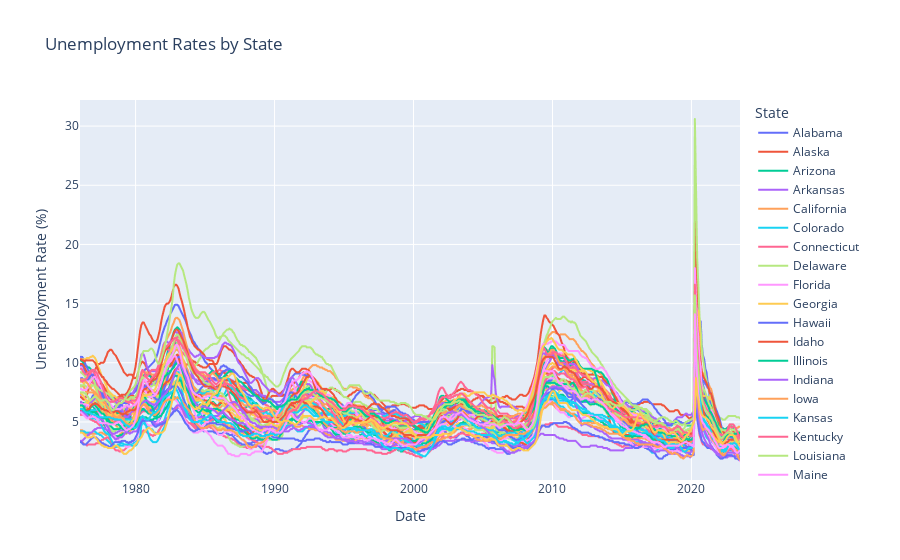

Write notebook code for a chart like this one.
### Code cell
fig = px.line(
    states_unemployment_df,
    labels={"index": "Date", "value": "Unemployment Rate (%)"},
    title="Unemployment Rates by State"
)

fig.update_layout(legend_title_text="State")

fig.show()

### Figure 1 — Plotly figure (JSON) as saved in the notebook; plotly's stock layout.template omitted (floating-point values rounded to 4 significant figures; data arrays with more than 128 entries replaced by an {"elided": "..."} marker saying what was removed)
{"data": [{"hovertemplate": "variable=Alabama<br>Date=%{x}<br>Unemployment Rate (%)=%{y}<extra></extra>", "legendgroup": "Alabama", "line": {"color": "#636efa", "dash": "solid"}, "marker": {"symbol": "circle"}, "mode": "lines", "name": "Alabama", "showlegend": true, "type": "scattergl", "x": {"elided": "571 str values"}, "xaxis": "x", "y": {"elided": "571 float values"}, "yaxis": "y"}, {"hovertemplate": "variable=Alaska<br>Date=%{x}<br>Unemployment Rate (%)=%{y}<extra></extra>", "legendgroup": "Alaska", "line": {"color": "#EF553B", "dash": "solid"}, "marker": {"symbol": "circle"}, "mode": "lines", "name": "Alaska", "showlegend": true, "type": "scattergl", "x": {"elided": "571 str values"}, "xaxis": "x", "y": {"elided": "571 float values"}, "yaxis": "y"}, {"hovertemplate": "variable=Arizona<br>Date=%{x}<br>Unemployment Rate (%)=%{y}<extra></extra>", "legendgroup": "Arizona", "line": {"color": "#00cc96", "dash": "solid"}, "marker": {"symbol": "circle"}, "mode": "lines", "name": "Arizona", "showlegend": true, "type": "scattergl", "x": {"elided": "571 str values"}, "xaxis": "x", "y": {"elided": "571 float values"}, "yaxis": "y"}, {"hovertemplate": "variable=Arkansas<br>Date=%{x}<br>Unemployment Rate (%)=%{y}<extra></extra>", "legendgroup": "Arkansas", "line": {"color": "#ab63fa", "dash": "solid"}, "marker": {"symbol": "circle"}, "mode": "lines", "name": "Arkansas", "showlegend": true, "type": "scattergl", "x": {"elided": "571 str values"}, "xaxis": "x", "y": {"elided": "571 float values"}, "yaxis": "y"}, {"hovertemplate": "variable=California<br>Date=%{x}<br>Unemployment Rate (%)=%{y}<extra></extra>", "legendgroup": "California", "line": {"color": "#FFA15A", "dash": "solid"}, "marker": {"symbol": "circle"}, "mode": "lines", "name": "California", "showlegend": true, "type": "scattergl", "x": {"elided": "571 str values"}, "xaxis": "x", "y": {"elided": "571 float values"}, "yaxis": "y"}, {"hovertemplate": "variable=Colorado<br>Date=%{x}<br>Unemployment Rate (%)=%{y}<extra></extra>", "legendgroup": "Colorado", "line": {"color": "#19d3f3", "dash": "solid"}, "marker": {"symbol": "circle"}, "mode": "lines", "name": "Colorado", "showlegend": true, "type": "scattergl", "x": {"elided": "571 str values"}, "xaxis": "x", "y": {"elided": "571 float values"}, "yaxis": "y"}, {"hovertemplate": "variable=Connecticut<br>Date=%{x}<br>Unemployment Rate (%)=%{y}<extra></extra>", "legendgroup": "Connecticut", "line": {"color": "#FF6692", "dash": "solid"}, "marker": {"symbol": "circle"}, "mode": "lines", "name": "Connecticut", "showlegend": true, "type": "scattergl", "x": {"elided": "571 str values"}, "xaxis": "x", "y": {"elided": "571 float values"}, "yaxis": "y"}, {"hovertemplate": "variable=Delaware<br>Date=%{x}<br>Unemployment Rate (%)=%{y}<extra></extra>", "legendgroup": "Delaware", "line": {"color": "#B6E880", "dash": "solid"}, "marker": {"symbol": "circle"}, "mode": "lines", "name": "Delaware", "showlegend": true, "type": "scattergl", "x": {"elided": "571 str values"}, "xaxis": "x", "y": {"elided": "571 float values"}, "yaxis": "y"}, {"hovertemplate": "variable=Florida<br>Date=%{x}<br>Unemployment Rate (%)=%{y}<extra></extra>", "legendgroup": "Florida", "line": {"color": "#FF97FF", "dash": "solid"}, "marker": {"symbol": "circle"}, "mode": "lines", "name": "Florida", "showlegend": true, "type": "scattergl", "x": {"elided": "571 str values"}, "xaxis": "x", "y": {"elided": "571 float values"}, "yaxis": "y"}, {"hovertemplate": "variable=Georgia<br>Date=%{x}<br>Unemployment Rate (%)=%{y}<extra></extra>", "legendgroup": "Georgia", "line": {"color": "#FECB52", "dash": "solid"}, "marker": {"symbol": "circle"}, "mode": "lines", "name": "Georgia", "showlegend": true, "type": "scattergl", "x": {"elided": "571 str values"}, "xaxis": "x", "y": {"elided": "571 float values"}, "yaxis": "y"}, {"hovertemplate": "variable=Hawaii<br>Date=%{x}<br>Unemployment Rate (%)=%{y}<extra></extra>", "legendgroup": "Hawaii", "line": {"color": "#636efa", "dash": "solid"}, "marker": {"symbol": "circle"}, "mode": "lines", "name": "Hawaii", "showlegend": true, "type": "scattergl", "x": {"elided": "571 str values"}, "xaxis": "x", "y": {"elided": "571 float values"}, "yaxis": "y"}, {"hovertemplate": "variable=Idaho<br>Date=%{x}<br>Unemployment Rate (%)=%{y}<extra></extra>", "legendgroup": "Idaho", "line": {"color": "#EF553B", "dash": "solid"}, "marker": {"symbol": "circle"}, "mode": "lines", "name": "Idaho", "showlegend": true, "type": "scattergl", "x": {"elided": "571 str values"}, "xaxis": "x", "y": {"elided": "571 float values"}, "yaxis": "y"}, {"hovertemplate": "variable=Illinois<br>Date=%{x}<br>Unemployment Rate (%)=%{y}<extra></extra>", "legendgroup": "Illinois", "line": {"color": "#00cc96", "dash": "solid"}, "marker": {"symbol": "circle"}, "mode": "lines", "name": "Illinois", "showlegend": true, "type": "scattergl", "x": {"elided": "571 str values"}, "xaxis": "x", "y": {"elided": "571 float values"}, "yaxis": "y"}, {"hovertemplate": "variable=Indiana<br>Date=%{x}<br>Unemployment Rate (%)=%{y}<extra></extra>", "legendgroup": "Indiana", "line": {"color": "#ab63fa", "dash": "solid"}, "marker": {"symbol": "circle"}, "mode": "lines", "name": "Indiana", "showlegend": true, "type": "scattergl", "x": {"elided": "571 str values"}, "xaxis": "x", "y": {"elided": "571 float values"}, "yaxis": "y"}, {"hovertemplate": "variable=Iowa<br>Date=%{x}<br>Unemployment Rate (%)=%{y}<extra></extra>", "legendgroup": "Iowa", "line": {"color": "#FFA15A", "dash": "solid"}, "marker": {"symbol": "circle"}, "mode": "lines", "name": "Iowa", "showlegend": true, "type": "scattergl", "x": {"elided": "571 str values"}, "xaxis": "x", "y": {"elided": "571 float values"}, "yaxis": "y"}, {"hovertemplate": "variable=Kansas<br>Date=%{x}<br>Unemployment Rate (%)=%{y}<extra></extra>", "legendgroup": "Kansas", "line": {"color": "#19d3f3", "dash": "solid"}, "marker": {"symbol": "circle"}, "mode": "lines", "name": "Kansas", "showlegend": true, "type": "scattergl", "x": {"elided": "571 str values"}, "xaxis": "x", "y": {"elided": "571 float values"}, "yaxis": "y"}, {"hovertemplate": "variable=Kentucky<br>Date=%{x}<br>Unemployment Rate (%)=%{y}<extra></extra>", "legendgroup": "Kentucky", "line": {"color": "#FF6692", "dash": "solid"}, "marker": {"symbol": "circle"}, "mode": "lines", "name": "Kentucky", "showlegend": true, "type": "scattergl", "x": {"elided": "571 str values"}, "xaxis": "x", "y": {"elided": "571 float values"}, "yaxis": "y"}, {"hovertemplate": "variable=Louisiana<br>Date=%{x}<br>Unemployment Rate (%)=%{y}<extra></extra>", "legendgroup": "Louisiana", "line": {"color": "#B6E880", "dash": "solid"}, "marker": {"symbol": "circle"}, "mode": "lines", "name": "Louisiana", "showlegend": true, "type": "scattergl", "x": {"elided": "571 str values"}, "xaxis": "x", "y": {"elided": "571 float values"}, "yaxis": "y"}, {"hovertemplate": "variable=Maine<br>Date=%{x}<br>Unemployment Rate (%)=%{y}<extra></extra>", "legendgroup": "Maine", "line": {"color": "#FF97FF", "dash": "solid"}, "marker": {"symbol": "circle"}, "mode": "lines", "name": "Maine", "showlegend": true, "type": "scattergl", "x": {"elided": "571 str values"}, "xaxis": "x", "y": {"elided": "571 float values"}, "yaxis": "y"}, {"hovertemplate": "variable=Maryland<br>Date=%{x}<br>Unemployment Rate (%)=%{y}<extra></extra>", "legendgroup": "Maryland", "line": {"color": "#FECB52", "dash": "solid"}, "marker": {"symbol": "circle"}, "mode": "lines", "name": "Maryland", "showlegend": true, "type": "scattergl", "x": {"elided": "571 str values"}, "xaxis": "x", "y": {"elided": "571 float values"}, "yaxis": "y"}, {"hovertemplate": "variable=Massachusetts<br>Date=%{x}<br>Unemployment Rate (%)=%{y}<extra></extra>", "legendgroup": "Massachusetts", "line": {"color": "#636efa", "dash": "solid"}, "marker": {"symbol": "circle"}, "mode": "lines", "name": "Massachusetts", "showlegend": true, "type": "scattergl", "x": {"elided": "571 str values"}, "xaxis": "x", "y": {"elided": "571 float values"}, "yaxis": "y"}, {"hovertemplate": "variable=Michigan<br>Date=%{x}<br>Unemployment Rate (%)=%{y}<extra></extra>", "legendgroup": "Michigan", "line": {"color": "#EF553B", "dash": "solid"}, "marker": {"symbol": "circle"}, "mode": "lines", "name": "Michigan", "showlegend": true, "type": "scattergl", "x": {"elided": "571 str values"}, "xaxis": "x", "y": {"elided": "571 float values"}, "yaxis": "y"}, {"hovertemplate": "variable=Minnesota<br>Date=%{x}<br>Unemployment Rate (%)=%{y}<extra></extra>", "legendgroup": "Minnesota", "line": {"color": "#00cc96", "dash": "solid"}, "marker": {"symbol": "circle"}, "mode": "lines", "name": "Minnesota", "showlegend": true, "type": "scattergl", "x": {"elided": "571 str values"}, "xaxis": "x", "y": {"elided": "571 float values"}, "yaxis": "y"}, {"hovertemplate": "variable=Mississippi<br>Date=%{x}<br>Unemployment Rate (%)=%{y}<extra></extra>", "legendgroup": "Mississippi", "line": {"color": "#ab63fa", "dash": "solid"}, "marker": {"symbol": "circle"}, "mode": "lines", "name": "Mississippi", "showlegend": true, "type": "scattergl", "x": {"elided": "571 str values"}, "xaxis": "x", "y": {"elided": "571 float values"}, "yaxis": "y"}, {"hovertemplate": "variable=Missouri<br>Date=%{x}<br>Unemployment Rate (%)=%{y}<extra></extra>", "legendgroup": "Missouri", "line": {"color": "#FFA15A", "dash": "solid"}, "marker": {"symbol": "circle"}, "mode": "lines", "name": "Missouri", "showlegend": true, "type": "scattergl", "x": {"elided": "571 str values"}, "xaxis": "x", "y": {"elided": "571 float values"}, "yaxis": "y"}, {"hovertemplate": "variable=Montana<br>Date=%{x}<br>Unemployment Rate (%)=%{y}<extra></extra>", "legendgroup": "Montana", "line": {"color": "#19d3f3", "dash": "solid"}, "marker": {"symbol": "circle"}, "mode": "lines", "name": "Montana", "showlegend": true, "type": "scattergl", "x": {"elided": "571 str values"}, "xaxis": "x", "y": {"elided": "571 float values"}, "yaxis": "y"}, {"hovertemplate": "variable=Nebraska<br>Date=%{x}<br>Unemployment Rate (%)=%{y}<extra></extra>", "legendgroup": "Nebraska", "line": {"color": "#FF6692", "dash": "solid"}, "marker": {"symbol": "circle"}, "mode": "lines", "name": "Nebraska", "showlegend": true, "type": "scattergl", "x": {"elided": "571 str values"}, "xaxis": "x", "y": {"elided": "571 float values"}, "yaxis": "y"}, {"hovertemplate": "variable=Nevada<br>Date=%{x}<br>Unemployment Rate (%)=%{y}<extra></extra>", "legendgroup": "Nevada", "line": {"color": "#B6E880", "dash": "solid"}, "marker": {"symbol": "circle"}, "mode": "lines", "name": "Nevada", "showlegend": true, "type": "scattergl", "x": {"elided": "571 str values"}, "xaxis": "x", "y": {"elided": "571 float values"}, "yaxis": "y"}, {"hovertemplate": "variable=New Hampshire<br>Date=%{x}<br>Unemployment Rate (%)=%{y}<extra></extra>", "legendgroup": "New Hampshire", "line": {"color": "#FF97FF", "dash": "solid"}, "marker": {"symbol": "circle"}, "mode": "lines", "name": "New Hampshire", "showlegend": true, "type": "scattergl", "x": {"elided": "571 str values"}, "xaxis": "x", "y": {"elided": "571 float values"}, "yaxis": "y"}, {"hovertemplate": "variable=New Jersey<br>Date=%{x}<br>Unemployment Rate (%)=%{y}<extra></extra>", "legendgroup": "New Jersey", "line": {"color": "#FECB52", "dash": "solid"}, "marker": {"symbol": "circle"}, "mode": "lines", "name": "New Jersey", "showlegend": true, "type": "scattergl", "x": {"elided": "571 str values"}, "xaxis": "x", "y": {"elided": "571 float values"}, "yaxis": "y"}, {"hovertemplate": "variable=New Mexico<br>Date=%{x}<br>Unemployment Rate (%)=%{y}<extra></extra>", "legendgroup": "New Mexico", "line": {"color": "#636efa", "dash": "solid"}, "marker": {"symbol": "circle"}, "mode": "lines", "name": "New Mexico", "showlegend": true, "type": "scattergl", "x": {"elided": "571 str values"}, "xaxis": "x", "y": {"elided": "571 float values"}, "yaxis": "y"}, {"hovertemplate": "variable=New York<br>Date=%{x}<br>Unemployment Rate (%)=%{y}<extra></extra>", "legendgroup": "New York", "line": {"color": "#EF553B", "dash": "solid"}, "marker": {"symbol": "circle"}, "mode": "lines", "name": "New York", "showlegend": true, "type": "scattergl", "x": {"elided": "571 str values"}, "xaxis": "x", "y": {"elided": "571 float values"}, "yaxis": "y"}, {"hovertemplate": "variable=North Carolina<br>Date=%{x}<br>Unemployment Rate (%)=%{y}<extra></extra>", "legendgroup": "North Carolina", "line": {"color": "#00cc96", "dash": "solid"}, "marker": {"symbol": "circle"}, "mode": "lines", "name": "North Carolina", "showlegend": true, "type": "scattergl", "x": {"elided": "571 str values"}, "xaxis": "x", "y": {"elided": "571 float values"}, "yaxis": "y"}, {"hovertemplate": "variable=North Dakota<br>Date=%{x}<br>Unemployment Rate (%)=%{y}<extra></extra>", "legendgroup": "North Dakota", "line": {"color": "#ab63fa", "dash": "solid"}, "marker": {"symbol": "circle"}, "mode": "lines", "name": "North Dakota", "showlegend": true, "type": "scattergl", "x": {"elided": "571 str values"}, "xaxis": "x", "y": {"elided": "571 float values"}, "yaxis": "y"}, {"hovertemplate": "variable=Ohio<br>Date=%{x}<br>Unemployment Rate (%)=%{y}<extra></extra>", "legendgroup": "Ohio", "line": {"color": "#FFA15A", "dash": "solid"}, "marker": {"symbol": "circle"}, "mode": "lines", "name": "Ohio", "showlegend": true, "type": "scattergl", "x": {"elided": "571 str values"}, "xaxis": "x", "y": {"elided": "571 float values"}, "yaxis": "y"}, {"hovertemplate": "variable=Oklahoma<br>Date=%{x}<br>Unemployment Rate (%)=%{y}<extra></extra>", "legendgroup": "Oklahoma", "line": {"color": "#19d3f3", "dash": "solid"}, "marker": {"symbol": "circle"}, "mode": "lines", "name": "Oklahoma", "showlegend": true, "type": "scattergl", "x": {"elided": "571 str values"}, "xaxis": "x", "y": {"elided": "571 float values"}, "yaxis": "y"}, {"hovertemplate": "variable=Oregon<br>Date=%{x}<br>Unemployment Rate (%)=%{y}<extra></extra>", "legendgroup": "Oregon", "line": {"color": "#FF6692", "dash": "solid"}, "marker": {"symbol": "circle"}, "mode": "lines", "name": "Oregon", "showlegend": true, "type": "scattergl", "x": {"elided": "571 str values"}, "xaxis": "x", "y": {"elided": "571 float values"}, "yaxis": "y"}, {"hovertemplate": "variable=Pennsylvania<br>Date=%{x}<br>Unemployment Rate (%)=%{y}<extra></extra>", "legendgroup": "Pennsylvania", "line": {"color": "#B6E880", "dash": "solid"}, "marker": {"symbol": "circle"}, "mode": "lines", "name": "Pennsylvania", "showlegend": true, "type": "scattergl", "x": {"elided": "571 str values"}, "xaxis": "x", "y": {"elided": "571 float values"}, "yaxis": "y"}, {"hovertemplate": "variable=Rhode Island<br>Date=%{x}<br>Unemployment Rate (%)=%{y}<extra></extra>", "legendgroup": "Rhode Island", "line": {"color": "#FF97FF", "dash": "solid"}, "marker": {"symbol": "circle"}, "mode": "lines", "name": "Rhode Island", "showlegend": true, "type": "scattergl", "x": {"elided": "571 str values"}, "xaxis": "x", "y": {"elided": "571 float values"}, "yaxis": "y"}, {"hovertemplate": "variable=South Carolina<br>Date=%{x}<br>Unemployment Rate (%)=%{y}<extra></extra>", "legendgroup": "South Carolina", "line": {"color": "#FECB52", "dash": "solid"}, "marker": {"symbol": "circle"}, "mode": "lines", "name": "South Carolina", "showlegend": true, "type": "scattergl", "x": {"elided": "571 str values"}, "xaxis": "x", "y": {"elided": "571 float values"}, "yaxis": "y"}, {"hovertemplate": "variable=South Dakota<br>Date=%{x}<br>Unemployment Rate (%)=%{y}<extra></extra>", "legendgroup": "South Dakota", "line": {"color": "#636efa", "dash": "solid"}, "marker": {"symbol": "circle"}, "mode": "lines", "name": "South Dakota", "showlegend": true, "type": "scattergl", "x": {"elided": "571 str values"}, "xaxis": "x", "y": {"elided": "571 float values"}, "yaxis": "y"}, {"hovertemplate": "variable=Tennessee<br>Date=%{x}<br>Unemployment Rate (%)=%{y}<extra></extra>", "legendgroup": "Tennessee", "line": {"color": "#EF553B", "dash": "solid"}, "marker": {"symbol": "circle"}, "mode": "lines", "name": "Tennessee", "showlegend": true, "type": "scattergl", "x": {"elided": "571 str values"}, "xaxis": "x", "y": {"elided": "571 float values"}, "yaxis": "y"}, {"hovertemplate": "variable=Texas<br>Date=%{x}<br>Unemployment Rate (%)=%{y}<extra></extra>", "legendgroup": "Texas", "line": {"color": "#00cc96", "dash": "solid"}, "marker": {"symbol": "circle"}, "mode": "lines", "name": "Texas", "showlegend": true, "type": "scattergl", "x": {"elided": "571 str values"}, "xaxis": "x", "y": {"elided": "571 float values"}, "yaxis": "y"}, {"hovertemplate": "variable=Utah<br>Date=%{x}<br>Unemployment Rate (%)=%{y}<extra></extra>", "legendgroup": "Utah", "line": {"color": "#ab63fa", "dash": "solid"}, "marker": {"symbol": "circle"}, "mode": "lines", "name": "Utah", "showlegend": true, "type": "scattergl", "x": {"elided": "571 str values"}, "xaxis": "x", "y": {"elided": "571 float values"}, "yaxis": "y"}, {"hovertemplate": "variable=Vermont<br>Date=%{x}<br>Unemployment Rate (%)=%{y}<extra></extra>", "legendgroup": "Vermont", "line": {"color": "#FFA15A", "dash": "solid"}, "marker": {"symbol": "circle"}, "mode": "lines", "name": "Vermont", "showlegend": true, "type": "scattergl", "x": {"elided": "571 str values"}, "xaxis": "x", "y": {"elided": "571 float values"}, "yaxis": "y"}, {"hovertemplate": "variable=Virginia<br>Date=%{x}<br>Unemployment Rate (%)=%{y}<extra></extra>", "legendgroup": "Virginia", "line": {"color": "#19d3f3", "dash": "solid"}, "marker": {"symbol": "circle"}, "mode": "lines", "name": "Virginia", "showlegend": true, "type": "scattergl", "x": {"elided": "571 str values"}, "xaxis": "x", "y": {"elided": "571 float values"}, "yaxis": "y"}, {"hovertemplate": "variable=Washington<br>Date=%{x}<br>Unemployment Rate (%)=%{y}<extra></extra>", "legendgroup": "Washington", "line": {"color": "#FF6692", "dash": "solid"}, "marker": {"symbol": "circle"}, "mode": "lines", "name": "Washington", "showlegend": true, "type": "scattergl", "x": {"elided": "571 str values"}, "xaxis": "x", "y": {"elided": "571 float values"}, "yaxis": "y"}, {"hovertemplate": "variable=West Virginia<br>Date=%{x}<br>Unemployment Rate (%)=%{y}<extra></extra>", "legendgroup": "West Virginia", "line": {"color": "#B6E880", "dash": "solid"}, "marker": {"symbol": "circle"}, "mode": "lines", "name": "West Virginia", "showlegend": true, "type": "scattergl", "x": {"elided": "571 str values"}, "xaxis": "x", "y": {"elided": "571 float values"}, "yaxis": "y"}, {"hovertemplate": "variable=Wisconsin<br>Date=%{x}<br>Unemployment Rate (%)=%{y}<extra></extra>", "legendgroup": "Wisconsin", "line": {"color": "#FF97FF", "dash": "solid"}, "marker": {"symbol": "circle"}, "mode": "lines", "name": "Wisconsin", "showlegend": true, "type": "scattergl", "x": {"elided": "571 str values"}, "xaxis": "x", "y": {"elided": "571 float values"}, "yaxis": "y"}, {"hovertemplate": "variable=Wyoming<br>Date=%{x}<br>Unemployment Rate (%)=%{y}<extra></extra>", "legendgroup": "Wyoming", "line": {"color": "#FECB52", "dash": "solid"}, "marker": {"symbol": "circle"}, "mode": "lines", "name": "Wyoming", "showlegend": true, "type": "scattergl", "x": {"elided": "571 str values"}, "xaxis": "x", "y": {"elided": "571 float values"}, "yaxis": "y"}], "layout": {"autosize": true, "legend": {"title": {"text": "State"}, "tracegroupgap": 0}, "title": {"text": "Unemployment Rates by State"}, "xaxis": {"anchor": "y", "autorange": true, "domain": [0, 1], "range": ["1976-01-01", "2023-07-01"], "title": {"text": "Date"}, "type": "date"}, "yaxis": {"anchor": "x", "autorange": true, "domain": [0, 1], "range": [0.09444, 32.21], "title": {"text": "Unemployment Rate (%)"}, "type": "linear"}}}
